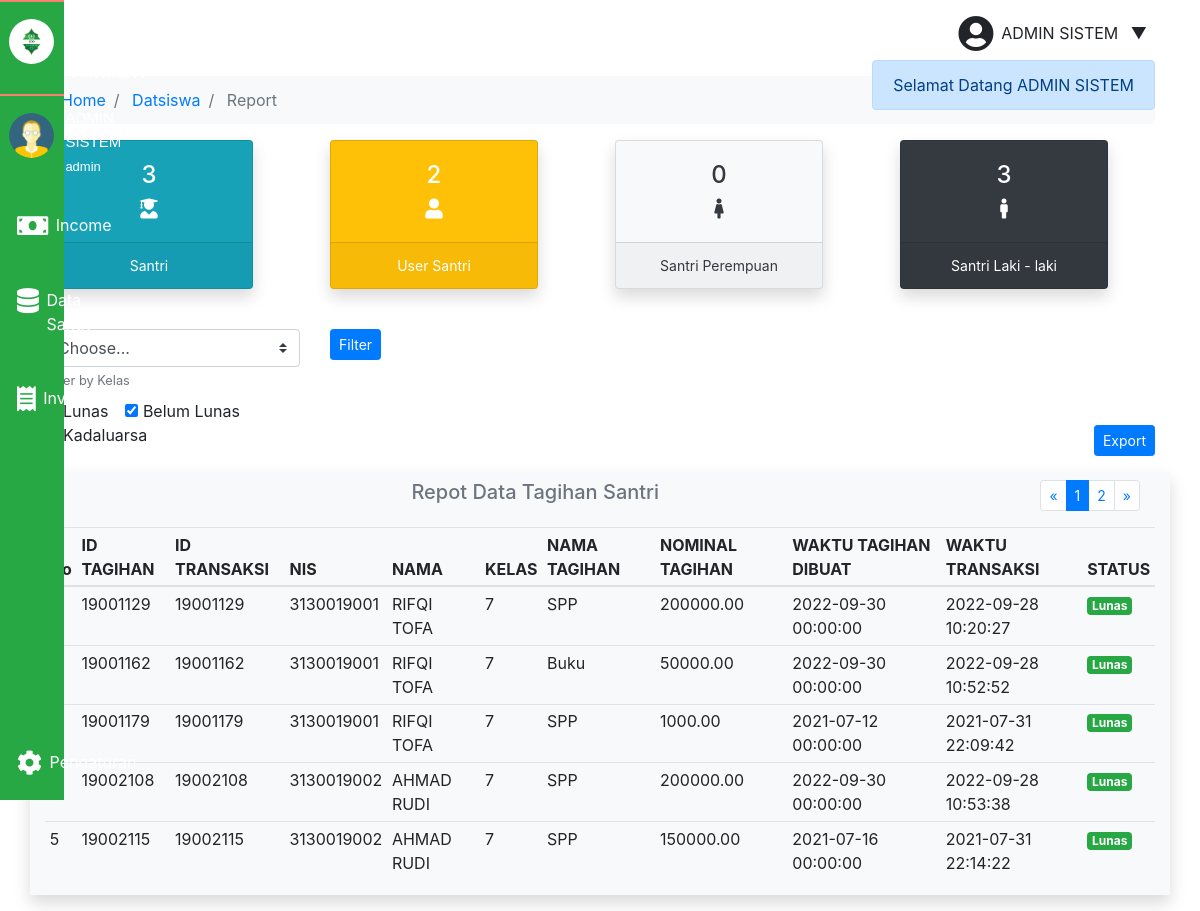
The page /dashboard/admin/?page=datsiswa&sub=report (signed in) on the database its author committed.
### tables this page shows
CREATE TABLE `data_admin` (
  `nis` bigint(15) NOT NULL,
  `id_akun` bigint(15) DEFAULT NULL,
  `nama` varchar(25) NOT NULL,
  `jenis_kelamin` enum('laki','perempuan') NOT NULL,
  `waktu_masuk` date NOT NULL,
  `ttl` date NOT NULL,
  `alamat` text NOT NULL,
  `kota` varchar(50) NOT NULL,
  `no_hp` bigint(20) DEFAULT NULL,
  `nm_no` varchar(255) NOT NULL,
  `namapic` varchar(255) DEFAULT NULL
);

CREATE TABLE `data_siswa` (
  `nis` bigint(15) NOT NULL,
  `id_kelas` int(11) NOT NULL,
  `id_akun` bigint(15) DEFAULT NULL,
  `nama` varchar(25) NOT NULL,
  `semester` enum('gasal','genap') NOT NULL,
  `jenis_kelamin` enum('laki','perempuan') NOT NULL,
  `ttl` date NOT NULL,
  `waktu_masuk` date NOT NULL,
  `kota` varchar(25) NOT NULL,
  `no_hp` bigint(15) NOT NULL,
  `nm_no` varchar(25) NOT NULL,
  `alamat` text NOT NULL,
  `namapic` varchar(255) DEFAULT NULL
);

CREATE TABLE `tagihan` (
  `id_tagihan` bigint(15) NOT NULL,
  `id_transaksi` varchar(50) DEFAULT NULL,
  `nis` bigint(15) NOT NULL,
  `nm_tagihan` varchar(50) NOT NULL,
  `nominal` decimal(10,2) NOT NULL,
  `waktu_dibuat` datetime NOT NULL
);

CREATE TABLE `transaksi` (
  `id_transaksi` varchar(50) NOT NULL,
  `order_id` bigint(25) NOT NULL,
  `nis` bigint(15) NOT NULL,
  `nominal` decimal(10,2) NOT NULL,
  `token` varchar(50) NOT NULL,
  `status_tr` varchar(15) NOT NULL,
  `status_code` varchar(10) NOT NULL,
  `payment_type` varchar(15) NOT NULL,
  `va_number` varchar(50) NOT NULL,
  `bank` varchar(15) NOT NULL,
  `tr_time` datetime NOT NULL
);

CREATE TABLE `kelas` (
  `id_kelas` int(3) NOT NULL,
  `kelas` varchar(15) NOT NULL,
  `sub_kelas` varchar(5) NOT NULL
);

### dashboard/admin/Admin_Controller.php (called while the page is built, shortened)
<?php
class Admin_Controller extends Config
{
    public $db;
    protected $filterByStatus = ['200'];
    function __construct()
    {
        $mysqli = new mysqli($this->host, $this->user, $this->passwd, $this->defaultdb);
        $this->db = $mysqli;
    }
    public function dataUserAkun(string $userID)
    {
        $q_select_s = $this->db->query("select * from data_admin sa
        inner join akun a on sa.id_akun=a.id_akun
        inner join level_user l on a.id_level=l.id_level where a.email='$userID'");
        if ($q_select_s){
            return array(
                'status' => true,
                'data' => $q_select_s->fetch_assoc()
            );
        }
    }
    function dataReport(array $data, int $limit, int $offset=0)
    {
        $result = array();
        $query = "select t.id_tagihan, tr.id_transaksi, s.nis, s.nama, k.kelas, t.nm_tagihan,
        t.nominal, t.waktu_dibuat, tr.tr_time, tr.status_code from data_siswa s
        inner join kelas k on s.id_kelas=k.id_kelas
        left join tagihan t on s.nis=t.nis
        left join transaksi tr on t.id_tagihan=tr.order_id";
        $total_row = $this->db->query("select count(id_transaksi) as total
        from transaksi")->fetch_assoc()['total'];
        if (!empty($data['status'])){
            $inQuery = null;
            $this->filterByStatus = $data['status'];
            for ($i=0; $i < sizeof($data['status']); $i++){
                $inQuery .= $data['status'][$i].", ";
            }
            if ($data['status'] != null && $data['filterbykelas'] != null){
                $query .= " or tr.status_code in (".substr($inQuery, 0, -2).")";
            }else{
                $query .= " where tr.status_code in (".substr($inQuery, 0, -2).")";
            }
        }
        $query .= " limit $limit offset $offset";
        $fungsi_query = $this->db->query($query);
        $no_index = 0;
        if ($fungsi_query) {
            while ($data = $fungsi_query->fetch_assoc()) {
                $result[$no_index++] = $data;
            }
        }
        return array(
            'status' => true,
            'data' => $result,
            'q' => $query,
            'filter' => $this->filterByStatus,
            'total_row' => intval($total_row)
        );
    }
}

### dashboard/admin/report.php (the view, shortened to what this page needs)
<?php
require_once "Admin_Controller.php";
$admController = new Admin_Controller();
$limit = 5;
$page = (isset($_GET['offset'])) ? intval($_GET['offset']) : 1;
$offset = ($page > 1) ? ($page * $limit) - $limit : 0;
$respon = $admController->dataReport(['filterbykelas' => null, 'status' => ['201', '200']], $limit, $offset);
?>
<form action="" method="post">
    <div class="row mb-3">
        <div class="col-lg-3">
            <div class="mb-2">
                <select class="custom-select mr-sm-2" name="filterbykelas">
                    <option selected value="">Choose...</option>
                </select>
                <small class="text-muted">Filter by Kelas</small>
            </div>
            <div class="mb-2">
                <div class="form-check form-check-inline">
                    <label class="form-check-label" for="inlineCheckbox1">Lunas</label>
                </div>
                <div class="form-check form-check-inline">
                    <input class="form-check-input" type="checkbox" name="status[]" id="inlineCheckbox2" value="201"
                        <?= (in_array("201", $respon['filter'], true)) ? 'checked' : null ?>>
                    <label class="form-check-label" for="inlineCheckbox2">Belum Lunas</label>
                </div>
                <div class="form-check form-check-inline">
                    <label class="form-check-label" for="inlineCheckbox3">Kadaluarsa</label>
                </div>
            </div>
        </div>
        <div class="col d-flex align-items-end">
            <input type="submit" name="btnfilter" value="Filter" class="btn btn-sm btn-primary align-self-start">
            <a href="export_data_report.php?q=<?= $respon['q'] ?>"
                class="btn btn-sm btn-primary align-self-end ml-auto">Export</a>
        </div>
    </div>
</form>
<div class="row mb-3">
    <div class="col bg-light shadow">
        <div class="d-flex flex-row">
            <div class="col">
                <h5 class="p-2 text-center text-muted">Repot Data Tagihan Santri</h5>
            </div>
            <div class="col-md-auto">
                <nav aria-label="Page navigation example" class="mt-2">
                    <ul class="pagination pagination-sm justify-content-end">
                        <li class="page-item">
                            <a class="page-link" href="#" aria-label="Previous">
                                <span aria-hidden="true">&laquo;</span>
                            </a>
                        </li>
                        <?php for ($i=1; $i <= ceil($respon['total_row'] / $limit); $i++) : ?>
                        <li class="page-item <?= ($page == $i) ? 'active' : null ?>"><a class="page-link"
                                href="?page=datsiswa&sub=report&offset=<?= $i ?>"><?= $i ?></a></li>
                        <?php endfor ?>
                        <li class="page-item">
                            <a class="page-link" href="#" aria-label="Next">
                                <span aria-hidden="true">&raquo;</span>
                            </a>
                        </li>
                    </ul>
                </nav>
            </div>
        </div>
        <table class="table table-sm">
            <thead>
                <tr>
                    <th>No</th>
                    <th>ID TAGIHAN</th>
                    <th>ID TRANSAKSI</th>
                    <th>NIS</th>
                    <th>NAMA</th>
                    <th>KELAS</th>
                    <th>NAMA TAGIHAN</th>
                    <th>NOMINAL TAGIHAN</th>
                    <th>WAKTU TAGIHAN DIBUAT</th>
                    <th>WAKTU TRANSAKSI</th>
                    <th>STATUS</th>
                </tr>
            </thead>
            <tbody>
                <?php
      $no = ($page > 1) ? $offset : 1;
      foreach ($respon['data'] as $row) : ?>
                <tr>
                    <td><?= $no++ ?></td>
                    <td><?= $row['id_tagihan'] ?></td>
                    <td><?= $row['id_transaksi'] ?></td>
                    <td><?= $row['nis'] ?></td>
                    <td><?= $row['nama'] ?></td>
                    <td><?= $row['kelas'] ?></td>
                    <td><?= $row['nm_tagihan'] ?></td>
                    <td><?= $row['nominal'] ?></td>
                    <td><?= $row['waktu_dibuat'] ?></td>
                    <td><?= $row['tr_time'] ?></td>
                    <?php if ($row['status_code'] == "200") : ?>
                    <td><span class="badge badge-success">Lunas</span></td>
                    <?php elseif ($row['status_code'] == "201") : ?>
                    <td><span class="badge badge-warning">Pending</span></td>
                    <?php elseif ($row['status_code'] == "407") : ?>
                    <td><span class="badge badge-danger">Kadaluarsa</span></td>
                    <?php endif ?>
                </tr>
                <?php endforeach ?>
            </tbody>
        </table>
    </div>
</div>

### dashboard/admin/index.php (shortened to what this page needs)
<?php
require_once "./Admin_Controller.php";
$admController = new Admin_Controller();
$responOfDataUser = $admController->dataUserAkun($_SESSION['email']);
$data = ($responOfDataUser['status']) ? $responOfDataUser['data'] : null;
?>
<!DOCTYPE html>
<html lang="en">
<head>
    <link rel="stylesheet" href="https://stackpath.bootstrapcdn.com/bootstrap/4.1.3/css/bootstrap.min.css"
>
    <link rel="stylesheet" href="../../css/style.css">
    <link rel="stylesheet" href="https://cdnjs.cloudflare.com/ajax/libs/font-awesome/4.7.0/css/font-awesome.min.css">
    <link rel="stylesheet" href="https://use.fontawesome.com/releases/v5.7.0/css/all.css"
>
</head>
<body>
    <nav class="navbar navbar-success bg-success">
        <ul class="navbar-nav">
            <li class="nav-profile">
                <div class="user-pic">
                    <img src="../../assets/icons/EPP.png" alt="">
                </div>
            </li>
            <li class="nav-profile">
                <div class="user-pic">
                    <img src="../../assets/icons/admin.png" alt="">
                </div>
            </li>
            <li class="nav-item">
                <a href="?page=income" class="nav-link disabled">
                    <i class="fa fa-money"></i>
                </a>
            </li>
            <li class="nav-item dropdown-submenu">
                <a href="?page=datsiswa" class="nav-link">
                    <i class="fas fa-database"></i>
                </a>
            </li>
            <li class="nav-item">
                <a href="?page=invoice" class="nav-link" id="history">
                    <i class="fas fa-receipt"></i>
                </a>
            </li>
            <li class="nav-item">
                <a href="?page=setting" class="nav-link">
                    <i class="fa fa-cog"></i>
                </a>
            </li>
        </ul>
    </nav>
    <div class="container">
        <div class="row">
            <div class="col d-inline-flex justify-content-end">
                <div class="mt-2 d-flex p-2" id="btn-dropdown">
                    <i class='fas fa-user-circle' style='font-size:36px'></i>
                    <div class="dropdown">
                        <span
                            class="p-2"><?= explode(" ", strtoupper($data['nama']))[0]." ".explode(" ", strtoupper($data['nama']))[1]; ?></span>
                        <span style="margin-top: 7px;">&#9660;</span>
                    </div>
                </div>
            </div>
        </div>
        <div class="d-flex flex-row-reverse">
            <div class="position-absolute alert-primary alert fade <?= isset($_SESSION['alert']) ? 'show' : null ?>"
                id="alert" role="alert" style="z-index: 1;">
                <?= $_SESSION['alert'] ?></div>
        </div>
        <nav aria-label="breadcrumb">
            <ol class="breadcrumb mt-3 bg-light">
                <li class="breadcrumb-item"><a href="#">Home</a></li>
                <?php if (isset($_GET['page'])) : ?>
                <li class="breadcrumb-item <?= isset($_GET['sub']) ? null : 'active' ?>" aria-current="page">
                    <a href="?page=datsiswa"><?= ucfirst($_GET['page']) ?></a>
                </li>
                <?php if (isset($_GET['sub'])) : ?>
                <li class="breadcrumb-item <?= isset($_GET['sub']) ? 'active' : null ?>" aria-current="page">
                    <?= ucfirst($_GET['sub']) ?></li>
                <?php endif ?>
                <?php endif ?>
            </ol>
        </nav>
        <?php
        if (isset($_GET['page'])) {
            if ($_GET['page'] == "income") {
                include "income.php";
            } else if ($_GET['page'] == "datsiswa") {
                include "datsiswa.php";
            } else if ($_GET['page'] == "invoice") {
                include "invoice.php";
            } else if ($_GET['page'] == "setting") {
                include "pengaturan.php";
            } else if ($_GET['page'] == "profil") {
                include "profil_saya.php";
            } else if ($_GET['page'] == "ubah-katasandi") {
                include "ubah_katasandi.php";
            } else if ($_GET['page'] == "edit") {
                include "edit_siswa.php";
            }
        }
        else {
            include "datsiswa.php";
        }
        ?>
    </div>
</body>
</html>

### css/style.css (style rules this page uses)
* { margin: 0; padding: 0; box-sizing: border-box; }
.navbar { margin: 0; padding: 0; position: fixed; transition: width 600ms ease; background-color: #175794; z-index: 10; }
.navbar-nav { list-style: none; height: 100vh; width: 100%; }
.navbar-nav li:last-child { margin-top: auto; }
.nav-profile { border-top: 2px solid salmon; width: 100%; padding: 10px; display: flex; }
.user-pic { padding: 7px; }
.user-pic img { width: 45px; height: 45px; margin-left: -8px; border-radius: 50%; }
.nav-link { text-decoration: none; display: flex; color: white; }
.nav-link i { font-size: 25px; color: white; }
.nav-item { width: 100%; padding: 17px; }
.dropdown { margin-top: 5px; position: relative; cursor: pointer; }
.dropdown-submenu { position: relative; cursor: pointer; }
@media only screen and (min-width: 600px) { .navbar { top: 0; width: 4rem; height: 100vh; } }

### rows shown on the page
data_admin: nama "ADMIN", nama "SISTEM"
data_siswa: tagihan.id_tagihan "19001129", transaksi.id_transaksi "19001129", nis "3130019001", nama "RIFQI TOFA", id_kelas.kelas "7", tagihan.nm_tagihan "SPP", tagihan.nominal "200000.00", tagihan.waktu_dibuat "2022-09-30 00:00:00", transaksi.tr_time "2022-09-28 10:20:27", tagihan.id_tagihan "19001162", transaksi.id_transaksi "19001162", tagihan.nm_tagihan "Buku", tagihan.nominal "50000.00", transaksi.tr_time "2022-09-28 10:52:52", tagihan.id_tagihan "19001179", transaksi.id_transaksi "19001179", tagihan.nominal "1000.00", tagihan.waktu_dibuat "2021-07-12 00:00:00", transaksi.tr_time "2021-07-31 22:09:42"
data_siswa: tagihan.id_tagihan "19002108", transaksi.id_transaksi "19002108", nis "3130019002", nama "AHMAD RUDI", id_kelas.kelas "7", tagihan.nm_tagihan "SPP", tagihan.nominal "200000.00", tagihan.waktu_dibuat "2022-09-30 00:00:00", transaksi.tr_time "2022-09-28 10:53:38", tagihan.id_tagihan "19002115", transaksi.id_transaksi "19002115", tagihan.nominal "150000.00", tagihan.waktu_dibuat "2021-07-16 00:00:00", transaksi.tr_time "2021-07-31 22:14:22"

### other values the page prints
$_SESSION['alert'] "Selamat Datang ADMIN SISTEM"
$_GET['page'] "Datsiswa"
$_GET['sub'] "Report"
$admController->ambilJumlahData('SISWA') "3"
$admController->ambilJumlahData('USER_SISWA') "2"
$admController->ambilJumlahData('SISWA_PEREMPUAN') "0"
$admController->ambilJumlahData('SISWA_LAKI') "3"
